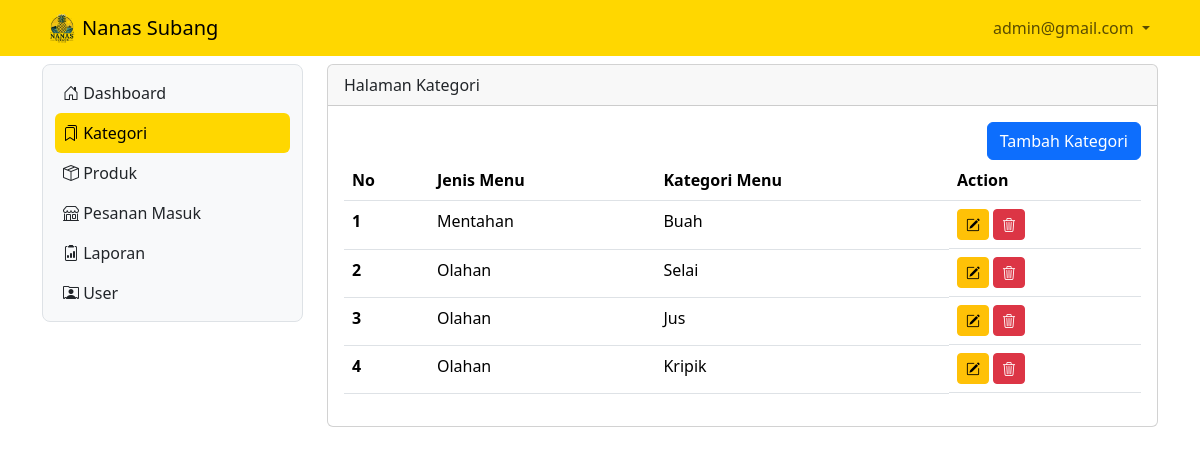
Screenshot of /admin/kategori (signed in) with the database file from the repository.
### tables this page shows
CREATE TABLE `tb_kategori` (
  `id_kategori` int NOT NULL,
  `jenis_menu` int DEFAULT NULL,
  `kategori_menu` varchar(50) DEFAULT NULL
);

### admin/proses/koneksi.php (called while the page is built, shortened)
<?php
if (!class_exists('Database')) {
    class Database
    {
        private $host = "localhost";
        private $user = "root";
        private $password = "";
        private $dbName = "sistem_penjualan_nanas";
        public $conn;
        public function __construct()
        {
            $this->conn = new mysqli($this->host, $this->user, $this->password, $this->dbName);
        }
        public function getConnection()
        {
            return $this->conn;
        }
    }
}

### admin/kategori.php (the view, shortened to what this page needs)
<?php
include_once "proses/koneksi.php";
$db = new Database();
$conn = $db->getConnection();
$hasil = [];
$query = $conn->query("SELECT * FROM tb_kategori");
while ($record = $query->fetch_assoc()) {
    $hasil[] = $record;
}
$level_nanas = isset($_SESSION['level_nanas']) ? $_SESSION['level_nanas'] : 0;
?>
<div class="col-lg-9 mt-2">
    <div class="card">
        <div class="card-header">
            Halaman Kategori
        </div>
        <div class="card-body">
            <div class="row">
                <div class="col d-flex justify-content-end">
                    <?php if ($level_nanas <= 1): ?>
                        <button class="btn btn-primary" data-bs-toggle="modal" data-bs-target="#Modal_Tambah_User"> Tambah Kategori</button>
                    <?php endif; ?>
                </div>
            </div>
            <?php
            if (empty($hasil)) {
                echo "Data User Yang Dicari Tidak Ada";
            } else {
            ?>
                <div class="table-responsive">
                    <table class="table table-hover">
                        <thead>
                            <tr>
                                <th scope="col">No</th>
                                <th scope="col">Jenis Menu</th>
                                <th scope="col">Kategori Menu</th>
                                <?php if ($level_nanas <= 1): ?>
                                    <th scope="col">Action</th>
                                <?php endif; ?>
                            </tr>
                        </thead>
                        <tbody>
                            <?php
                            $no = 1;
                            foreach ($hasil as $row) {
                            ?>
                                <tr>
                                    <th scope="row"><?php echo $no++; ?></th>
                                    <td><?php echo ($row['jenis_menu'] == 1) ? "Mentahan" : "Olahan" ?></td>
                                    <td><?php echo $row['kategori_menu'] ?></td>
                                    <td class="d-flex">
                                        <?php if ($level_nanas <= 1): ?>
                                            <button class="btn btn-warning btn-sm me-1" data-bs-toggle="modal" data-bs-target="#Modal_Edit<?php echo $row['id_kategori'] ?>"><i class="bi bi-pencil-square"></i></i></button>
                                            <button class="btn btn-danger btn-sm me-1" data-bs-toggle="modal" data-bs-target="#Modal_Delete<?php echo $row['id_kategori'] ?>"><i class="bi bi-trash3"></i></button>
                                        <?php endif; ?>
                                    </td>
                                </tr>
                            <?php
                            }
                            ?>
                        </tbody>
                    </table>
                </div>
            <?php
            }
            ?>
        </div>
    </div>
</div>

### admin/header.php (shortened to what this page needs)
<?php
include_once "proses/koneksi.php";
?>
<nav class="navbar navbar-expand sticky-top" style="background-color:gold">
    <div class="container-lg">
        <img src="assets/img/nnas.png" alt="Bootstrap" width="40" height="40">
        <a class="navbar-brand" href=".">Nanas Subang</a>
        <div class="collapse navbar-collapse justify-content-end" id="navbarNavDropdown">
            <ul class="navbar-nav">
                <li class="nav-item dropdown">
                    <a class="nav-link dropdown-toggle" href="#" role="button" data-bs-toggle="dropdown" aria-expanded="false">
                        <?php echo $hasil['username']; ?>
                    </a>
                </li>
            </ul>
        </div>
    </div>
</nav>

### rows the page displays
tb_kategori: jenis_menu "Mentahan", kategori_menu "Buah"
tb_kategori: jenis_menu "Olahan", kategori_menu "Selai"
tb_kategori: jenis_menu "Olahan", kategori_menu "Jus"
tb_kategori: jenis_menu "Olahan", kategori_menu "Kripik"

### other values shown
$hasil['username'] "admin@gmail.com"
